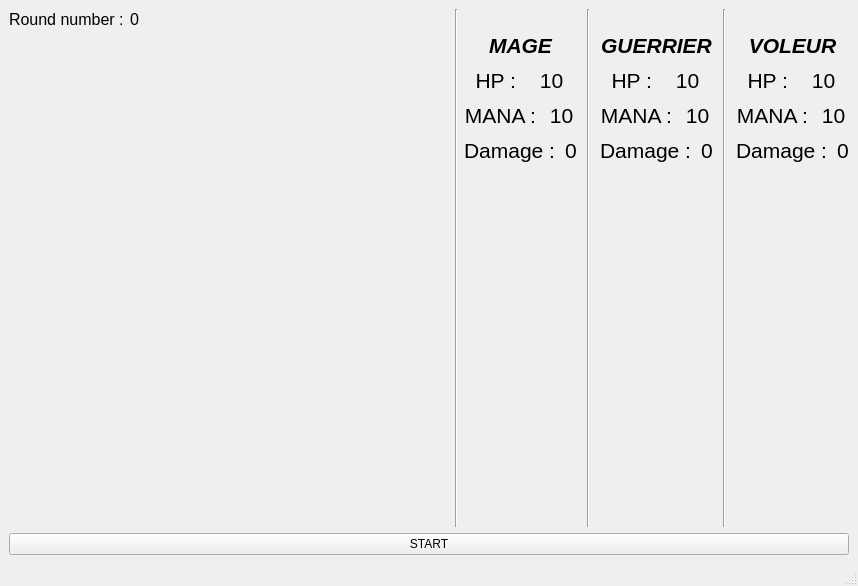
<?xml version="1.0" encoding="UTF-8"?>
<ui version="4.0">
 <class>MainWindow</class>
 <widget class="QMainWindow" name="MainWindow">
  <property name="geometry">
   <rect>
    <x>0</x>
    <y>0</y>
    <width>858</width>
    <height>586</height>
   </rect>
  </property>
  <property name="windowTitle">
   <string>MainWindow</string>
  </property>
  <widget class="QWidget" name="centralwidget">
   <layout class="QVBoxLayout" name="verticalLayout_2">
    <item>
     <layout class="QHBoxLayout" name="horizontalLayout">
      <item>
       <layout class="QVBoxLayout" name="verticalLayout">
        <item>
         <layout class="QHBoxLayout" name="horizontalLayout_3"/>
        </item>
        <item>
         <layout class="QHBoxLayout" name="horizontalLayout_4">
          <item>
           <widget class="QLabel" name="label_3">
            <property name="font">
             <font>
              <pointsize>12</pointsize>
             </font>
            </property>
            <property name="text">
             <string>Round number :</string>
            </property>
           </widget>
          </item>
          <item>
           <widget class="QLabel" name="label_4">
            <property name="font">
             <font>
              <pointsize>12</pointsize>
             </font>
            </property>
            <property name="text">
             <string>0</string>
            </property>
           </widget>
          </item>
          <item>
           <spacer name="horizontalSpacer_2">
            <property name="orientation">
             <enum>Qt::Horizontal</enum>
            </property>
            <property name="sizeHint" stdset="0">
             <size>
              <width>40</width>
              <height>20</height>
             </size>
            </property>
           </spacer>
          </item>
         </layout>
        </item>
        <item>
         <spacer name="verticalSpacer">
          <property name="orientation">
           <enum>Qt::Vertical</enum>
          </property>
          <property name="sizeHint" stdset="0">
           <size>
            <width>20</width>
            <height>40</height>
           </size>
          </property>
         </spacer>
        </item>
       </layout>
      </item>
      <item>
       <widget class="Line" name="line">
        <property name="orientation">
         <enum>Qt::Vertical</enum>
        </property>
       </widget>
      </item>
      <item>
       <layout class="QHBoxLayout" name="horizontalLayout_5">
        <property name="spacing">
         <number>10</number>
        </property>
        <property name="rightMargin">
         <number>0</number>
        </property>
        <item>
         <layout class="QVBoxLayout" name="verticalLayout_3">
          <property name="topMargin">
           <number>0</number>
          </property>
          <property name="rightMargin">
           <number>0</number>
          </property>
          <property name="bottomMargin">
           <number>0</number>
          </property>
          <item>
           <widget class="QLabel" name="mage">
            <property name="maximumSize">
             <size>
              <width>200</width>
              <height>200</height>
             </size>
            </property>
            <property name="text">
             <string/>
            </property>
            <property name="pixmap">
             <pixmap>Images/mage.jpg</pixmap>
            </property>
            <property name="scaledContents">
             <bool>true</bool>
            </property>
           </widget>
          </item>
          <item>
           <layout class="QHBoxLayout" name="horizontalLayout_16">
            <item>
             <widget class="QLabel" name="label_25">
              <property name="font">
               <font>
                <pointsize>16</pointsize>
                <weight>75</weight>
                <italic>true</italic>
                <bold>true</bold>
               </font>
              </property>
              <property name="text">
               <string>MAGE</string>
              </property>
              <property name="alignment">
               <set>Qt::AlignCenter</set>
              </property>
             </widget>
            </item>
           </layout>
          </item>
          <item>
           <layout class="QHBoxLayout" name="horizontalLayout_6">
            <item>
             <widget class="QLabel" name="label_5">
              <property name="font">
               <font>
                <pointsize>16</pointsize>
               </font>
              </property>
              <property name="text">
               <string>HP :</string>
              </property>
              <property name="alignment">
               <set>Qt::AlignRight|Qt::AlignTrailing|Qt::AlignVCenter</set>
              </property>
             </widget>
            </item>
            <item>
             <widget class="QLabel" name="label_6">
              <property name="font">
               <font>
                <pointsize>16</pointsize>
               </font>
              </property>
              <property name="text">
               <string>10</string>
              </property>
              <property name="alignment">
               <set>Qt::AlignCenter</set>
              </property>
             </widget>
            </item>
           </layout>
          </item>
          <item>
           <layout class="QHBoxLayout" name="horizontalLayout_9">
            <item>
             <widget class="QLabel" name="label_11">
              <property name="font">
               <font>
                <pointsize>16</pointsize>
               </font>
              </property>
              <property name="text">
               <string>MANA :</string>
              </property>
              <property name="alignment">
               <set>Qt::AlignRight|Qt::AlignTrailing|Qt::AlignVCenter</set>
              </property>
             </widget>
            </item>
            <item>
             <widget class="QLabel" name="label_12">
              <property name="font">
               <font>
                <pointsize>16</pointsize>
               </font>
              </property>
              <property name="text">
               <string>10</string>
              </property>
              <property name="alignment">
               <set>Qt::AlignCenter</set>
              </property>
             </widget>
            </item>
           </layout>
          </item>
          <item>
           <layout class="QHBoxLayout" name="horizontalLayout_12">
            <item>
             <widget class="QLabel" name="label_17">
              <property name="font">
               <font>
                <pointsize>16</pointsize>
               </font>
              </property>
              <property name="text">
               <string>Damage :</string>
              </property>
              <property name="alignment">
               <set>Qt::AlignRight|Qt::AlignTrailing|Qt::AlignVCenter</set>
              </property>
             </widget>
            </item>
            <item>
             <widget class="QLabel" name="label_18">
              <property name="font">
               <font>
                <pointsize>16</pointsize>
               </font>
              </property>
              <property name="text">
               <string>0</string>
              </property>
              <property name="alignment">
               <set>Qt::AlignCenter</set>
              </property>
             </widget>
            </item>
           </layout>
          </item>
          <item>
           <spacer name="verticalSpacer_2">
            <property name="orientation">
             <enum>Qt::Vertical</enum>
            </property>
            <property name="sizeHint" stdset="0">
             <size>
              <width>20</width>
              <height>40</height>
             </size>
            </property>
           </spacer>
          </item>
         </layout>
        </item>
        <item>
         <widget class="Line" name="line_2">
          <property name="orientation">
           <enum>Qt::Vertical</enum>
          </property>
         </widget>
        </item>
        <item>
         <layout class="QVBoxLayout" name="verticalLayout_4">
          <property name="leftMargin">
           <number>0</number>
          </property>
          <property name="topMargin">
           <number>0</number>
          </property>
          <item>
           <widget class="QLabel" name="guerrier">
            <property name="maximumSize">
             <size>
              <width>200</width>
              <height>200</height>
             </size>
            </property>
            <property name="text">
             <string/>
            </property>
            <property name="pixmap">
             <pixmap>Images/guerrier.png</pixmap>
            </property>
            <property name="scaledContents">
             <bool>true</bool>
            </property>
            <property name="wordWrap">
             <bool>false</bool>
            </property>
           </widget>
          </item>
          <item>
           <layout class="QHBoxLayout" name="horizontalLayout_17">
            <item>
             <widget class="QLabel" name="label_26">
              <property name="font">
               <font>
                <pointsize>16</pointsize>
                <weight>75</weight>
                <italic>true</italic>
                <bold>true</bold>
               </font>
              </property>
              <property name="text">
               <string>GUERRIER</string>
              </property>
              <property name="alignment">
               <set>Qt::AlignCenter</set>
              </property>
             </widget>
            </item>
           </layout>
          </item>
          <item>
           <layout class="QHBoxLayout" name="horizontalLayout_7">
            <item>
             <widget class="QLabel" name="label_7">
              <property name="font">
               <font>
                <pointsize>16</pointsize>
               </font>
              </property>
              <property name="text">
               <string>HP :</string>
              </property>
              <property name="alignment">
               <set>Qt::AlignRight|Qt::AlignTrailing|Qt::AlignVCenter</set>
              </property>
             </widget>
            </item>
            <item>
             <widget class="QLabel" name="label_8">
              <property name="font">
               <font>
                <pointsize>16</pointsize>
               </font>
              </property>
              <property name="text">
               <string>10</string>
              </property>
              <property name="alignment">
               <set>Qt::AlignCenter</set>
              </property>
             </widget>
            </item>
           </layout>
          </item>
          <item>
           <layout class="QHBoxLayout" name="horizontalLayout_10">
            <item>
             <widget class="QLabel" name="label_13">
              <property name="font">
               <font>
                <pointsize>16</pointsize>
               </font>
              </property>
              <property name="text">
               <string>MANA :</string>
              </property>
              <property name="alignment">
               <set>Qt::AlignRight|Qt::AlignTrailing|Qt::AlignVCenter</set>
              </property>
             </widget>
            </item>
            <item>
             <widget class="QLabel" name="label_14">
              <property name="font">
               <font>
                <pointsize>16</pointsize>
               </font>
              </property>
              <property name="text">
               <string>10</string>
              </property>
              <property name="alignment">
               <set>Qt::AlignCenter</set>
              </property>
             </widget>
            </item>
           </layout>
          </item>
          <item>
           <layout class="QHBoxLayout" name="horizontalLayout_13">
            <item>
             <widget class="QLabel" name="label_19">
              <property name="font">
               <font>
                <pointsize>16</pointsize>
               </font>
              </property>
              <property name="text">
               <string>Damage :</string>
              </property>
              <property name="alignment">
               <set>Qt::AlignRight|Qt::AlignTrailing|Qt::AlignVCenter</set>
              </property>
             </widget>
            </item>
            <item>
             <widget class="QLabel" name="label_20">
              <property name="font">
               <font>
                <pointsize>16</pointsize>
               </font>
              </property>
              <property name="text">
               <string>0</string>
              </property>
              <property name="alignment">
               <set>Qt::AlignCenter</set>
              </property>
             </widget>
            </item>
           </layout>
          </item>
          <item>
           <spacer name="verticalSpacer_3">
            <property name="orientation">
             <enum>Qt::Vertical</enum>
            </property>
            <property name="sizeHint" stdset="0">
             <size>
              <width>20</width>
              <height>40</height>
             </size>
            </property>
           </spacer>
          </item>
         </layout>
        </item>
        <item>
         <widget class="Line" name="line_3">
          <property name="orientation">
           <enum>Qt::Vertical</enum>
          </property>
         </widget>
        </item>
        <item>
         <layout class="QVBoxLayout" name="verticalLayout_5">
          <property name="leftMargin">
           <number>0</number>
          </property>
          <item>
           <widget class="QLabel" name="voleur">
            <property name="maximumSize">
             <size>
              <width>200</width>
              <height>200</height>
             </size>
            </property>
            <property name="text">
             <string/>
            </property>
            <property name="pixmap">
             <pixmap>Images/voleur.jpg</pixmap>
            </property>
            <property name="scaledContents">
             <bool>true</bool>
            </property>
           </widget>
          </item>
          <item>
           <layout class="QHBoxLayout" name="horizontalLayout_18">
            <item>
             <widget class="QLabel" name="label_27">
              <property name="font">
               <font>
                <pointsize>16</pointsize>
                <weight>75</weight>
                <italic>true</italic>
                <bold>true</bold>
               </font>
              </property>
              <property name="text">
               <string>VOLEUR</string>
              </property>
              <property name="alignment">
               <set>Qt::AlignCenter</set>
              </property>
             </widget>
            </item>
           </layout>
          </item>
          <item>
           <layout class="QHBoxLayout" name="horizontalLayout_8">
            <item>
             <widget class="QLabel" name="label_9">
              <property name="font">
               <font>
                <pointsize>16</pointsize>
               </font>
              </property>
              <property name="text">
               <string>HP :</string>
              </property>
              <property name="alignment">
               <set>Qt::AlignRight|Qt::AlignTrailing|Qt::AlignVCenter</set>
              </property>
             </widget>
            </item>
            <item>
             <widget class="QLabel" name="label_10">
              <property name="font">
               <font>
                <pointsize>16</pointsize>
               </font>
              </property>
              <property name="text">
               <string>10</string>
              </property>
              <property name="alignment">
               <set>Qt::AlignCenter</set>
              </property>
             </widget>
            </item>
           </layout>
          </item>
          <item>
           <layout class="QHBoxLayout" name="horizontalLayout_11">
            <item>
             <widget class="QLabel" name="label_15">
              <property name="font">
               <font>
                <pointsize>16</pointsize>
               </font>
              </property>
              <property name="text">
               <string>MANA :</string>
              </property>
              <property name="alignment">
               <set>Qt::AlignRight|Qt::AlignTrailing|Qt::AlignVCenter</set>
              </property>
             </widget>
            </item>
            <item>
             <widget class="QLabel" name="label_16">
              <property name="font">
               <font>
                <pointsize>16</pointsize>
               </font>
              </property>
              <property name="text">
               <string>10</string>
              </property>
              <property name="alignment">
               <set>Qt::AlignCenter</set>
              </property>
             </widget>
            </item>
           </layout>
          </item>
          <item>
           <layout class="QHBoxLayout" name="horizontalLayout_14">
            <item>
             <widget class="QLabel" name="label_21">
              <property name="font">
               <font>
                <pointsize>16</pointsize>
               </font>
              </property>
              <property name="text">
               <string>Damage :</string>
              </property>
              <property name="alignment">
               <set>Qt::AlignRight|Qt::AlignTrailing|Qt::AlignVCenter</set>
              </property>
             </widget>
            </item>
            <item>
             <widget class="QLabel" name="label_22">
              <property name="font">
               <font>
                <pointsize>16</pointsize>
               </font>
              </property>
              <property name="text">
               <string>0</string>
              </property>
              <property name="alignment">
               <set>Qt::AlignCenter</set>
              </property>
             </widget>
            </item>
           </layout>
          </item>
          <item>
           <spacer name="verticalSpacer_4">
            <property name="orientation">
             <enum>Qt::Vertical</enum>
            </property>
            <property name="sizeHint" stdset="0">
             <size>
              <width>20</width>
              <height>40</height>
             </size>
            </property>
           </spacer>
          </item>
         </layout>
        </item>
       </layout>
      </item>
     </layout>
    </item>
    <item>
     <widget class="QPushButton" name="pushButton">
      <property name="text">
       <string>START</string>
      </property>
     </widget>
    </item>
   </layout>
  </widget>
  <widget class="QMenuBar" name="menubar">
   <property name="geometry">
    <rect>
     <x>0</x>
     <y>0</y>
     <width>858</width>
     <height>20</height>
    </rect>
   </property>
  </widget>
  <widget class="QStatusBar" name="statusbar"/>
 </widget>
 <resources/>
 <connections/>
</ui>
